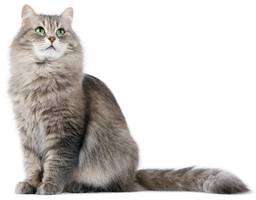
#> input picture cat.png, 256 x 200 px, shrunk from 1500 x 1172 before the run
$ python edge_detect.py
#> lines starting #> are read from the running program, lines starting #| are printed output that depends on the picture
from PIL import Image
import math


def main():
    img = Image.open('cat.png')
#> img is the input picture: PIL image 256x200 RGB; mean R, G, B 209.8, 206.1, 203.4
    grayscale_img = Image.new('RGB', img.size)
#> grayscale_img: PIL image 256x200 RGB; every value is 0
    blur_img = Image.new('RGB', img.size)
    sobel_img = Image.new('RGB', img.size)

    grayscale(img, grayscale_img)
    grayscale_img.save('grayscale.png')

    gaussian_blur(grayscale_img, blur_img, 5)
    blur_img.save('gaussian_blur.png')

    sobel_detection(blur_img, sobel_img)
    sobel_img.save('processed_cat.png')


def grayscale(img, mod_img):
    for row in range(img.size[0]):
        for col in range(img.size[1]):
            r, g, b = img.getpixel((row, col))

            # Calculate the grayscale value using the luminance formula
            # gray = 0.299*R + 0.587*G + 0.114*B
            gray = int(0.299 * r + 0.587 * g + 0.114 * b)

            mod_img.putpixel((row, col), (gray, gray, gray))


def gaussian_blur(img, mod_img, radius):
#> called with radius = 5
    width, height = img.size
#> width = 256; height = 200
    kernel = gaussian_kernel(radius)

    for col in range(width):
        for row in range(height):
            r_sum, g_sum, b_sum, weight_sum = 0, 0, 0, 0

            for i in range(-radius, radius + 1):
                for j in range(-radius, radius + 1):
                    if 0 <= col + i < width and 0 <= row + j < height:
                        r, g, b = img.getpixel((col + i, row + j))
                        kernel_value = kernel[i + radius][j + radius]

                        r_sum += r * kernel_value
                        g_sum += g * kernel_value
                        b_sum += b * kernel_value
                        weight_sum += kernel_value

            if weight_sum > 0:
                r_sum = int(r_sum / weight_sum)
                g_sum = int(g_sum / weight_sum)
                b_sum = int(b_sum / weight_sum)

            mod_img.putpixel((col, row), (r_sum, g_sum, b_sum))
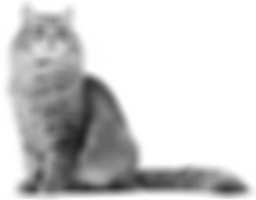
#> mod_img: PIL image 256x200 RGB; min 30, max 255, mean 206.3


def gaussian_kernel(radius):
    size = 2 * radius + 1
    kernel = []

    for i in range(0, size):
        row = []
        for j in range(0, size):
            koffset_x = i - radius
            koffset_y = j - radius
            # Gaussian Function
            kernel_val = (1 / (2 * math.pi * radius**2)) * math.exp(-(koffset_x**2 + koffset_y**2) / (2 * radius**2))
            row.append(kernel_val)
        kernel.append(row)

    # Normalize the kernel
    kernel_sum = sum(sum(row) for row in kernel)
    kernel = [[value / kernel_sum for value in row] for row in kernel]

    return kernel


def sobel_detection(img, mod_img):
    width, height = img.size
#> width = 256; height = 200

    # Define the Sobel operator kernels
    sobel_kernel_x = [[-1, 0, 1], [-2, 0, 2], [-1, 0, 1]]
    sobel_kernel_y = [[-1, -2, -1], [0, 0, 0], [1, 2, 1]]

    # The ranges are such that the kernels don't go out of bounds
    for col in range(1, width - 1):
        for row in range(1, height - 1):
            r_x, g_x, b_x = 0, 0, 0
            r_y, g_y, b_y = 0, 0, 0

            # Apply the Sobel operator for both X and Y directions
            for i in range(3):
                for j in range(3):
                    x_offset, y_offset = col + i - 1, row + j - 1
                    r, g, b = img.getpixel((x_offset, y_offset))

                    r_x += r * sobel_kernel_x[i][j]
                    g_x += g * sobel_kernel_x[i][j]
                    b_x += b * sobel_kernel_x[i][j]

                    r_y += r * sobel_kernel_y[i][j]
                    g_y += g * sobel_kernel_y[i][j]
                    b_y += b * sobel_kernel_y[i][j]

            # Calculate the gradient magnitude using formula found online
            gradient = int(math.sqrt(r_x**2 + g_x**2 + b_x**2 + r_y**2 + g_y**2 + b_y**2))
            mod_img.putpixel((col, row), (gradient, gradient, gradient))
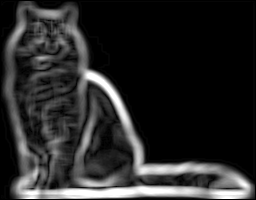
#> mod_img: PIL image 256x200 RGB; min 0, max 255, mean 41


main()
